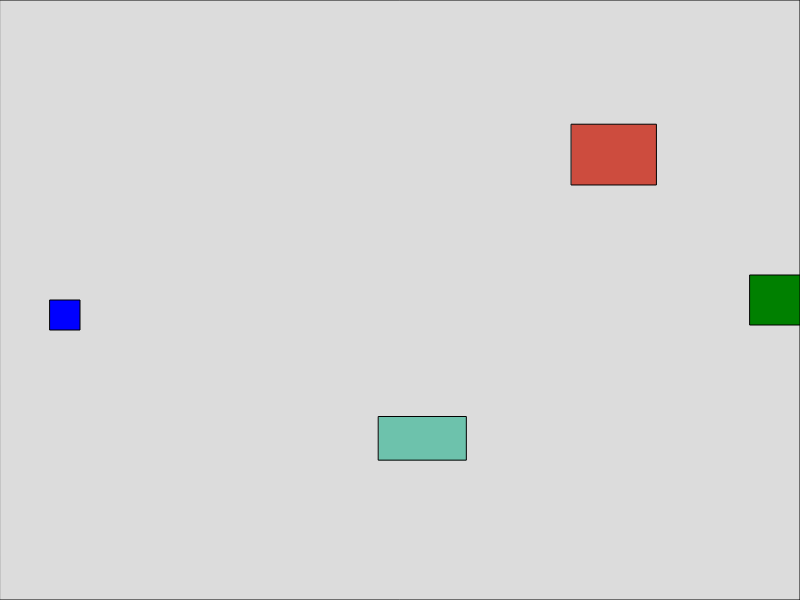
Frame 1 (no input)
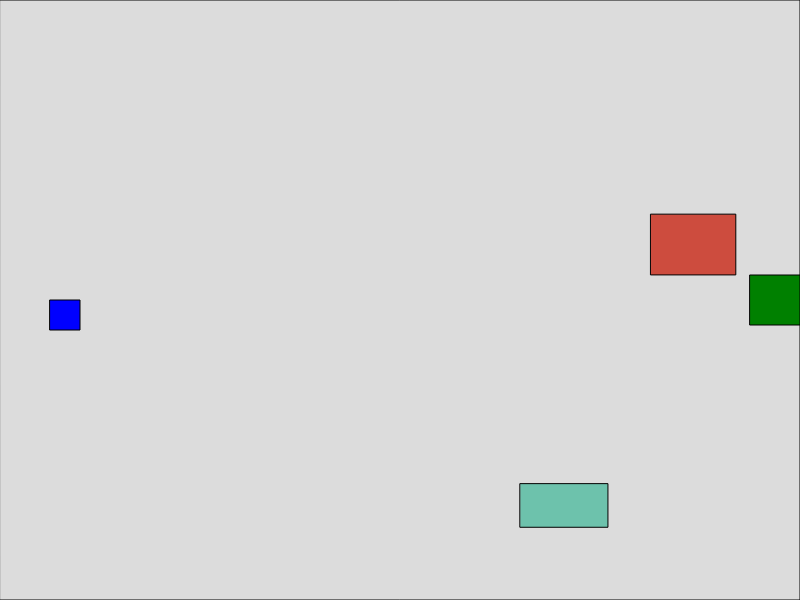
Frame 60 (no input)
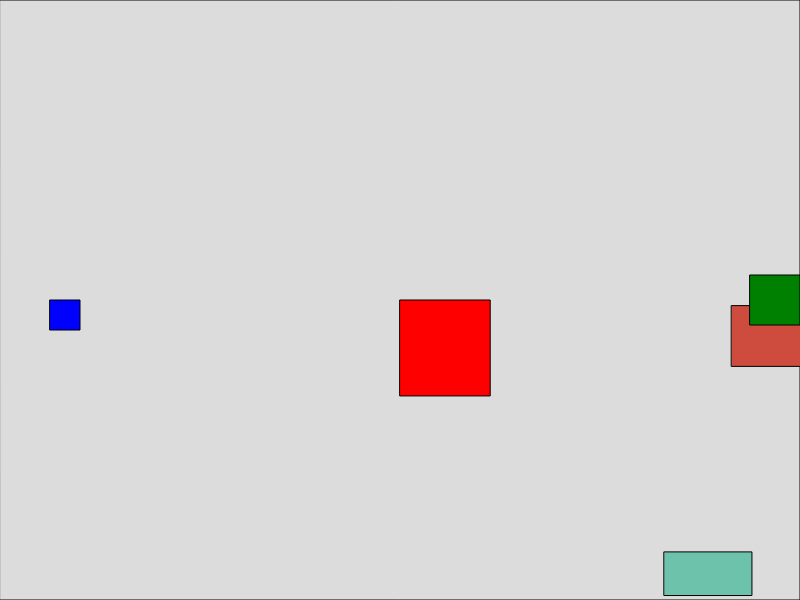
Frame 120 (the mouse pressed at the canvas centre since frame 60)

The p5.js sketch that drew these frames (run headless with seeded random() and noise() and a simulated clock; from frame 60 on, the mouse is pressed at the canvas centre):

// p5.js sketch
// ── sketch.js
let player;
let obstacles = [];
let staticObstacle = null; // store object added by mouse click
let exitZone;
let winMessage = false;

function setup() {
  createCanvas(800, 600);
  createPlayer(); // create player
  createObstacles(2); // Create two obstacles
  createExit(); // Create exit zone
}

function draw() {
  background(220);
  drawBorder(); // Generate border
  drawPlayer(); // Draw and move player
  moveObstacles(); // Move obstacles
  drawStaticObstacle(); // Draw static obstacle if placed
  drawExit(); // Draw exit
  checkWinCondition(); // Check if player has won
  displayWinMessage(); // Display "You Win!" if player wins
}

// create player
function createPlayer() {
  player = {
    x: 50,
    y: height / 2,
    size: 30,
    speed: 5
  };
}

// draw and move player
function drawPlayer() {
  fill('blue');
  rect(player.x, player.y, player.size, player.size);
  movePlayer();
}

// move player using keyboard
function movePlayer() {
  if (keyIsDown(LEFT_ARROW)) player.x -= player.speed;
  if (keyIsDown(RIGHT_ARROW)) player.x += player.speed;
  if (keyIsDown(UP_ARROW)) player.y -= player.speed;
  if (keyIsDown(DOWN_ARROW)) player.y += player.speed;

  // Wrap player around screen
  if (player.x > width) player.x = 0;
  if (player.x < 0) player.x = width;
  if (player.y > height) player.y = 0;
  if (player.y < 0) player.y = height;
}

// create obstacles
function createObstacles(num) {
  for (let i = 0; i < num; i++) {
    obstacles.push({
      x: random(width),
      y: random(height),
      w: random(40, 100),
      h: random(40, 100),
      color: color(random(255), random(255), random(255)),
      speedX: random(1, 3),
      speedY: random(1, 3)
    });
  }
}

// move obstacles randomly
function moveObstacles() {
  for (let obs of obstacles) {
    fill(obs.color);
    rect(obs.x, obs.y, obs.w, obs.h);
    obs.x += obs.speedX;
    obs.y += obs.speedY;

    // Wrap obstacles around screen
    if (obs.x > width) obs.x = 0;
    if (obs.x < 0) obs.x = width;
    if (obs.y > height) obs.y = 0;
    if (obs.y < 0) obs.y = height;
  }
}

// draw a static obstacle on mouse press
function drawStaticObstacle() {
  if (staticObstacle !== null) {
    fill('red');
    rect(staticObstacle.x, staticObstacle.y, staticObstacle.w, staticObstacle.h);
  }
}

// Add static obstacle on mouse click
function mousePressed() {
  staticObstacle = {
    x: mouseX,
    y: mouseY,
    w: random(40, 100),
    h: random(40, 100)
  };
}

// create exit zone
function createExit() {
  exitZone = {
    x: width - 50,
    y: height / 2 - 25,
    w: 50,
    h: 50,
    color: 'green'
  };
}

// draw exit zone
function drawExit() {
  fill(exitZone.color);
  rect(exitZone.x, exitZone.y, exitZone.w, exitZone.h);
}

// check if player has won
function checkWinCondition() {
  if (player.x > exitZone.x && player.y > exitZone.y && 
      player.x < exitZone.x + exitZone.w && player.y < exitZone.y + exitZone.h) {
    winMessage = true;
    noLoop(); // Stop game loop
  }
}

// display win message
function displayWinMessage() {
  if (winMessage) {
    fill(0);
    textSize(32);
    textAlign(CENTER);
    text("You Win!", width / 2, height / 2);
  }
}

// draw a border around screen
function drawBorder() {
  stroke(0);
  noFill();
  rect(0, 0, width, height);
}
